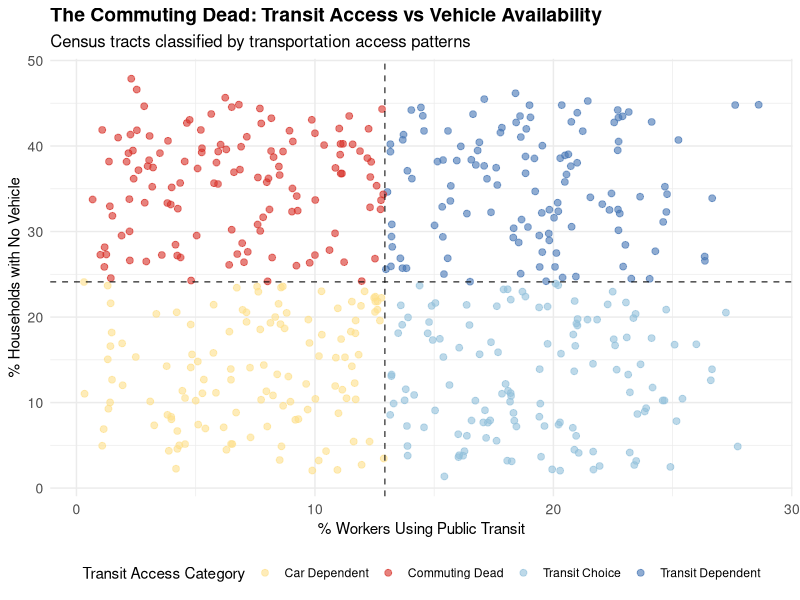
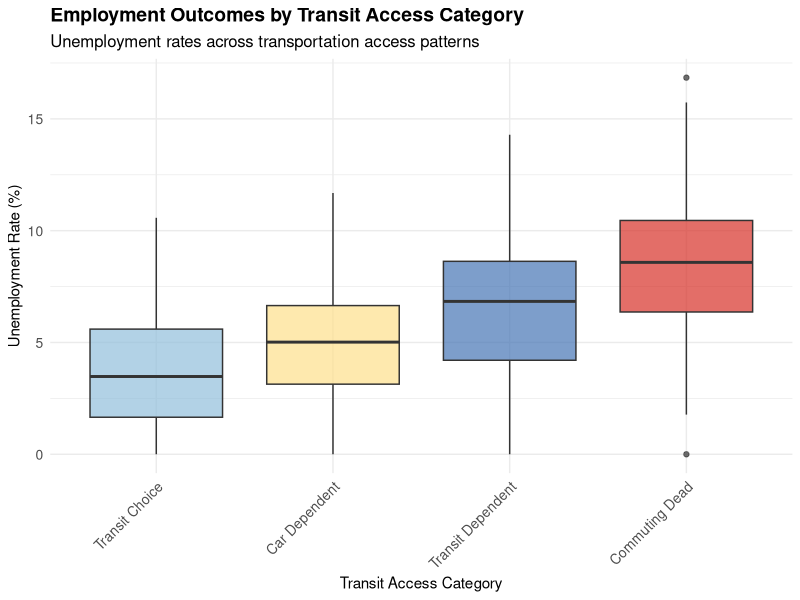
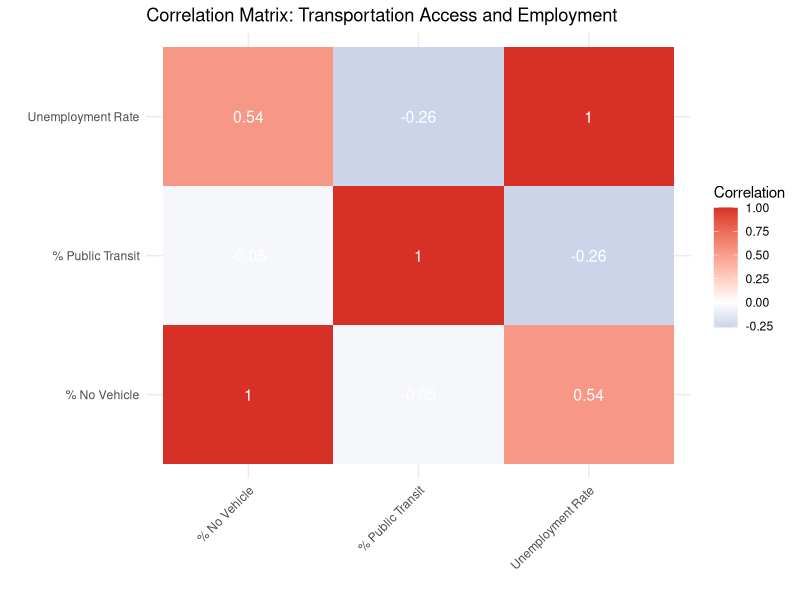
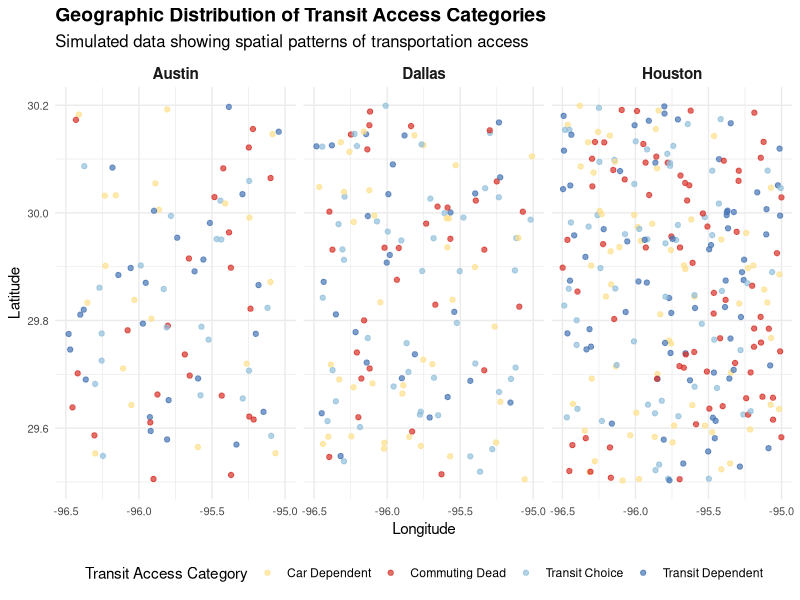
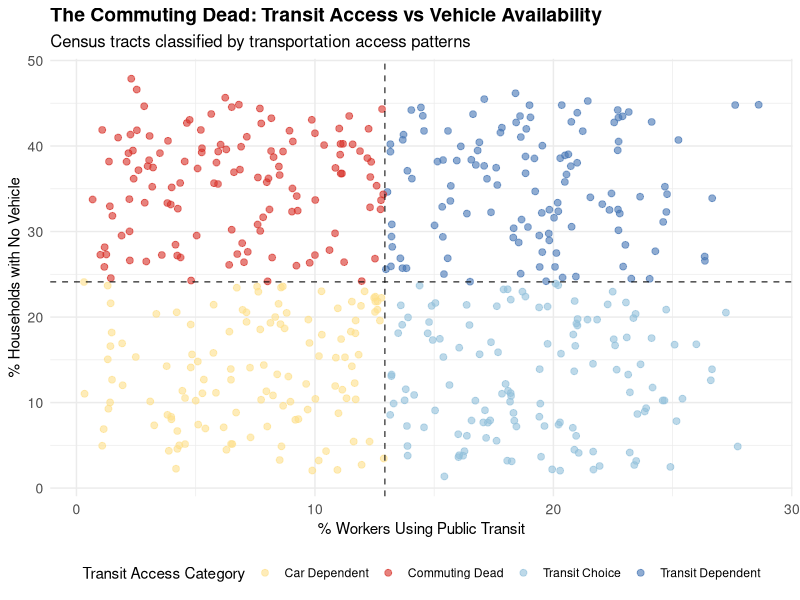
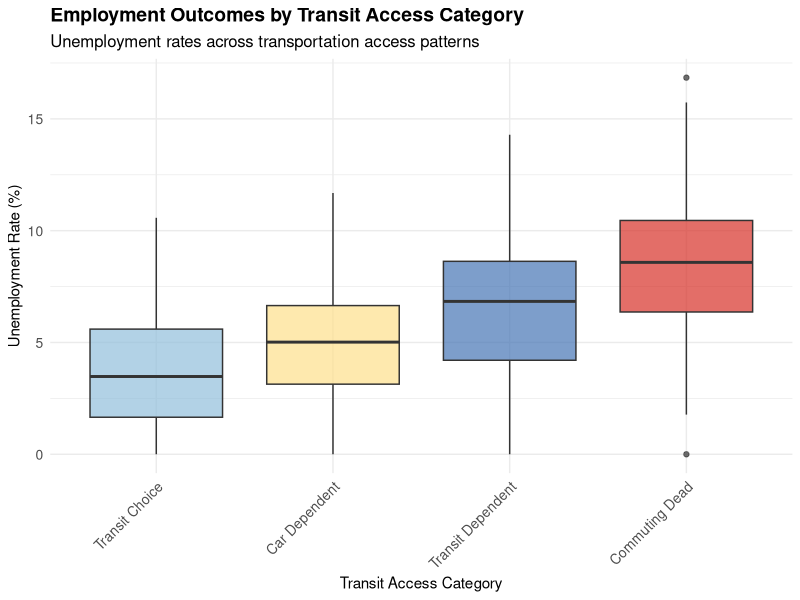
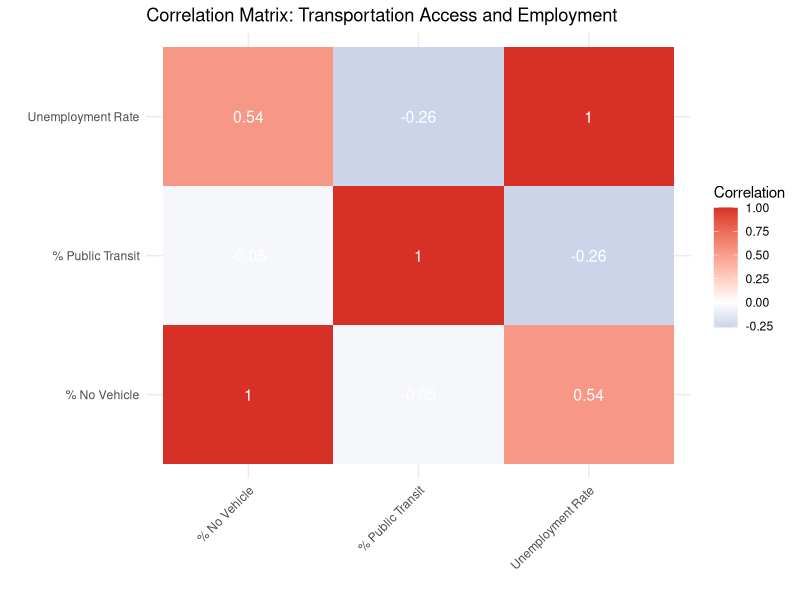
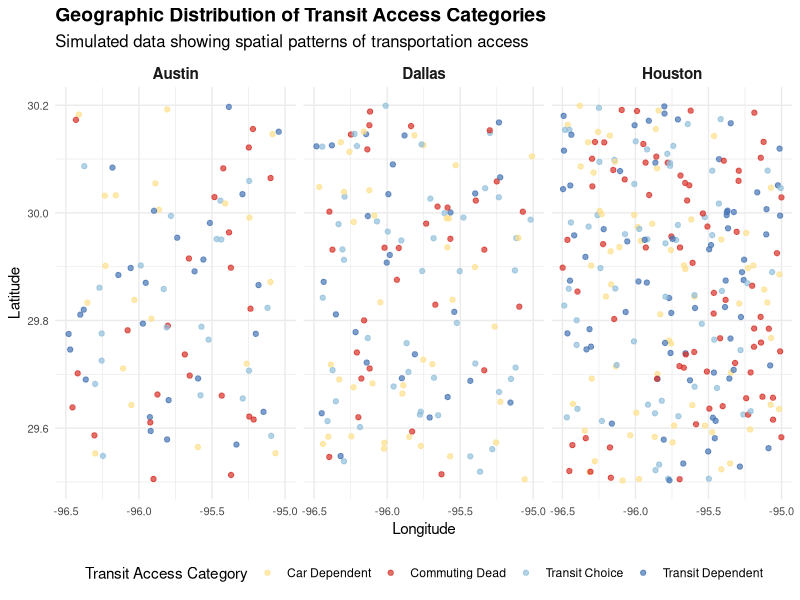

Write R code to recreate these figures, in order.
# ==============================================================================
# The Commuting Dead: DEMONSTRATION VERSION
# Mapping the Geography of Vehicle-less, Transit-Poor Households
# Analysis of transportation access and employment outcomes at the census tract level
# ==============================================================================

# This demonstration version uses simulated data that mirrors the structure
# of real Census data to show the analytical methodology

# Load required libraries
library(tidyverse)
library(sf)
library(viridis)
library(scales)

# Set up theme
theme_transit <- theme_minimal() +
  theme(
    plot.title = element_text(size = 14, face = "bold"),
    plot.subtitle = element_text(size = 12),
    legend.position = "bottom",
    axis.text = element_text(size = 10),
    strip.text = element_text(size = 11, face = "bold")
  )

# ==============================================================================
# SIMULATED DATA CREATION
# ==============================================================================

cat("=== CREATING SIMULATED DEMONSTRATION DATA ===\n")

# Create simulated data that mirrors Census tract structure
set.seed(42)
n_tracts <- 500

# Create tract-level data with realistic distributions
simulated_data <- tibble(
  GEOID = sprintf("48%03d%06d", 
                 sample(1:10, n_tracts, replace = TRUE), 
                 sample(1:999999, n_tracts)),
  
  # Simulate household and vehicle data
  total_households = rpois(n_tracts, 800) + 200,
  no_vehicle_hh = rbinom(n_tracts, total_households, prob = runif(n_tracts, 0.02, 0.45)),
  
  # Simulate worker and transportation data  
  total_workers = round(total_households * runif(n_tracts, 0.4, 0.8)),
  public_transit_workers = rbinom(n_tracts, total_workers, prob = runif(n_tracts, 0.01, 0.25)),
  
  # Simulate employment outcomes (higher unemployment in transit deserts)
  unemployment_rate = pmax(0, pmin(25, 
    rnorm(n_tracts, mean = 6, sd = 3) + 
    scale(no_vehicle_hh/total_households)[,1] * 2 +  # Higher unemployment with more no-vehicle
    -scale(public_transit_workers/total_workers)[,1] * 1)), # Lower unemployment with more transit
  
  # Create geographic identifiers
  metro_area = sample(c("Houston", "Dallas", "Austin"), n_tracts, 
                     replace = TRUE, prob = c(0.5, 0.3, 0.2)),
  
  # Create simple coordinates for mapping
  longitude = runif(n_tracts, -96.5, -95.0),
  latitude = runif(n_tracts, 29.5, 30.2)
) %>%
  mutate(
    # Calculate percentages
    pct_no_vehicle = (no_vehicle_hh / total_households) * 100,
    pct_public_transit = (public_transit_workers / total_workers) * 100
  )

cat("Simulated", nrow(simulated_data), "census tracts\n")
cat("Metro areas:", paste(unique(simulated_data$metro_area), collapse = ", "), "\n")

# ==============================================================================
# QUADRANT ANALYSIS - IDENTIFYING "THE COMMUTING DEAD"
# ==============================================================================

cat("\n=== QUADRANT ANALYSIS ===\n")

# Calculate median values for quadrant splits
median_no_vehicle <- median(simulated_data$pct_no_vehicle)
median_public_transit <- median(simulated_data$pct_public_transit)

cat("Quadrant thresholds:\n")
cat("Median % No Vehicle:", round(median_no_vehicle, 2), "\n")
cat("Median % Public Transit:", round(median_public_transit, 2), "\n")

# Create quadrant classifications
transit_analysis <- simulated_data %>%
  mutate(
    quadrant = case_when(
      pct_no_vehicle >= median_no_vehicle & pct_public_transit < median_public_transit ~ "Commuting Dead",
      pct_no_vehicle >= median_no_vehicle & pct_public_transit >= median_public_transit ~ "Transit Dependent", 
      pct_no_vehicle < median_no_vehicle & pct_public_transit >= median_public_transit ~ "Transit Choice",
      pct_no_vehicle < median_no_vehicle & pct_public_transit < median_public_transit ~ "Car Dependent",
      TRUE ~ "Other"
    ),
    
    # Create extreme classification
    vehicle_quartile = ntile(pct_no_vehicle, 4),
    transit_quartile = ntile(pct_public_transit, 4),
    
    extreme_classification = case_when(
      vehicle_quartile == 4 & transit_quartile == 1 ~ "Extreme Commuting Dead",
      vehicle_quartile >= 3 & transit_quartile <= 2 ~ "Moderate Commuting Dead",
      TRUE ~ "Other"
    )
  )

# Quadrant summary
cat("\nQuadrant distribution:\n")
print(table(transit_analysis$quadrant))

cat("\nExtreme classification distribution:\n")
print(table(transit_analysis$extreme_classification))

# ==============================================================================
# STATISTICAL ANALYSIS
# ==============================================================================

cat("\n=== STATISTICAL ANALYSIS ===\n")

# Analyze unemployment by quadrant
unemployment_by_quadrant <- transit_analysis %>%
  group_by(quadrant) %>%
  summarise(
    n_tracts = n(),
    mean_unemployment = mean(unemployment_rate, na.rm = TRUE),
    median_unemployment = median(unemployment_rate, na.rm = TRUE),
    sd_unemployment = sd(unemployment_rate, na.rm = TRUE),
    .groups = "drop"
  ) %>%
  arrange(desc(mean_unemployment))

cat("Unemployment by quadrant:\n")
print(unemployment_by_quadrant)

# Statistical test - ANOVA
aov_result <- aov(unemployment_rate ~ quadrant, data = transit_analysis)
cat("\nANOVA results:\n")
print(summary(aov_result))

# Correlation analysis
cat("\nCorrelation analysis:\n")
correlations <- transit_analysis %>%
  select(pct_no_vehicle, pct_public_transit, unemployment_rate) %>%
  cor(use = "complete.obs")
print(round(correlations, 3))

# Linear regression models
cat("\nRegression analysis:\n")

# Model 1: Simple relationship
model1 <- lm(unemployment_rate ~ pct_no_vehicle + pct_public_transit, 
             data = transit_analysis)

# Model 2: Add quadrant effects
model2 <- lm(unemployment_rate ~ pct_no_vehicle + pct_public_transit + quadrant,
             data = transit_analysis)

# Model 3: Add metro area fixed effects
model3 <- lm(unemployment_rate ~ pct_no_vehicle + pct_public_transit + quadrant + metro_area,
             data = transit_analysis)

cat("Model 1 - Basic relationship:\n")
print(summary(model1))

cat("\nModel 2 - With quadrant effects:\n")
print(summary(model2))

cat("\nModel 3 - With metro fixed effects:\n")
print(summary(model3))

# ==============================================================================
# VISUALIZATION
# ==============================================================================

cat("\n=== CREATING VISUALIZATIONS ===\n")

# Create figures directory
dir.create("figures", showWarnings = FALSE)

# 1. Quadrant scatter plot
p1 <- ggplot(transit_analysis, aes(x = pct_public_transit, y = pct_no_vehicle, color = quadrant)) +
  geom_point(alpha = 0.6, size = 2) +
  geom_hline(yintercept = median_no_vehicle, linetype = "dashed", alpha = 0.7) +
  geom_vline(xintercept = median_public_transit, linetype = "dashed", alpha = 0.7) +
  scale_color_manual(values = c("Commuting Dead" = "#d73027",
                               "Transit Dependent" = "#4575b4", 
                               "Transit Choice" = "#91bfdb",
                               "Car Dependent" = "#fee08b")) +
  labs(
    title = "The Commuting Dead: Transit Access vs Vehicle Availability",
    subtitle = "Census tracts classified by transportation access patterns",
    x = "% Workers Using Public Transit",
    y = "% Households with No Vehicle",
    color = "Transit Access Category"
  ) +
  theme_transit

print(p1)
ggsave("figures/quadrant_analysis_demo.png", p1, width = 12, height = 8, dpi = 300)

# 2. Unemployment by quadrant
p2 <- ggplot(transit_analysis, aes(x = reorder(quadrant, unemployment_rate), y = unemployment_rate, fill = quadrant)) +
  geom_boxplot(alpha = 0.7) +
  scale_fill_manual(values = c("Commuting Dead" = "#d73027",
                              "Transit Dependent" = "#4575b4",
                              "Transit Choice" = "#91bfdb", 
                              "Car Dependent" = "#fee08b")) +
  labs(
    title = "Employment Outcomes by Transit Access Category",
    subtitle = "Unemployment rates across transportation access patterns",
    x = "Transit Access Category",
    y = "Unemployment Rate (%)",
    fill = "Category"
  ) +
  theme_transit +
  theme(axis.text.x = element_text(angle = 45, hjust = 1)) +
  guides(fill = "none")

print(p2)
ggsave("figures/unemployment_by_quadrant_demo.png", p2, width = 10, height = 6, dpi = 300)

# 3. Correlation matrix heatmap
correlation_data <- expand.grid(
  Var1 = c("% No Vehicle", "% Public Transit", "Unemployment Rate"),
  Var2 = c("% No Vehicle", "% Public Transit", "Unemployment Rate")
) %>%
  mutate(
    correlation = c(
      correlations[1,1], correlations[1,2], correlations[1,3],
      correlations[2,1], correlations[2,2], correlations[2,3], 
      correlations[3,1], correlations[3,2], correlations[3,3]
    )
  )

p3 <- ggplot(correlation_data, aes(x = Var1, y = Var2, fill = correlation)) +
  geom_tile() +
  geom_text(aes(label = round(correlation, 2)), color = "white", size = 4) +
  scale_fill_gradient2(low = "#2166ac", mid = "white", high = "#d73027", 
                      midpoint = 0, name = "Correlation") +
  labs(
    title = "Correlation Matrix: Transportation Access and Employment",
    x = "", y = ""
  ) +
  theme_minimal() +
  theme(axis.text.x = element_text(angle = 45, hjust = 1))

print(p3)
ggsave("figures/correlation_matrix_demo.png", p3, width = 8, height = 6, dpi = 300)

# 4. Geographic visualization (simplified)
# Create simple point map
p4 <- ggplot(transit_analysis, aes(x = longitude, y = latitude, color = quadrant)) +
  geom_point(alpha = 0.7, size = 1.5) +
  scale_color_manual(values = c("Commuting Dead" = "#d73027",
                               "Transit Dependent" = "#4575b4",
                               "Transit Choice" = "#91bfdb",
                               "Car Dependent" = "#fee08b")) +
  facet_wrap(~ metro_area) +
  labs(
    title = "Geographic Distribution of Transit Access Categories",
    subtitle = "Simulated data showing spatial patterns of transportation access",
    x = "Longitude", y = "Latitude",
    color = "Transit Access Category"
  ) +
  theme_transit +
  theme(axis.text = element_text(size = 8))

print(p4)
ggsave("figures/geographic_distribution_demo.png", p4, width = 12, height = 8, dpi = 300)

# ==============================================================================
# POLICY ANALYSIS
# ==============================================================================

cat("\n=== POLICY ANALYSIS ===\n")

# Identify most severe "Commuting Dead" tracts
commuting_dead_tracts <- transit_analysis %>%
  filter(quadrant == "Commuting Dead") %>%
  arrange(desc(unemployment_rate)) %>%
  select(GEOID, metro_area, pct_no_vehicle, pct_public_transit, 
         unemployment_rate, total_households, total_workers)

cat("Top 10 most severe 'Commuting Dead' tracts by unemployment:\n")
print(head(commuting_dead_tracts, 10))

# Summary statistics for policy targeting
policy_summary <- transit_analysis %>%
  group_by(quadrant) %>%
  summarise(
    n_tracts = n(),
    total_households = sum(total_households),
    avg_unemployment = mean(unemployment_rate),
    households_no_vehicle = sum(no_vehicle_hh),
    .groups = "drop"
  ) %>%
  mutate(
    pct_total_households = (total_households / sum(total_households)) * 100
  )

cat("\nPolicy targeting summary:\n")
print(policy_summary)

# Effect size calculation
commuting_dead_unemployment <- mean(transit_analysis$unemployment_rate[transit_analysis$quadrant == "Commuting Dead"])
other_unemployment <- mean(transit_analysis$unemployment_rate[transit_analysis$quadrant != "Commuting Dead"])

cat("\nKey findings:\n")
cat("Total 'Commuting Dead' households:", 
    comma(sum(policy_summary$total_households[policy_summary$quadrant == "Commuting Dead"])), "\n")
cat("Average unemployment in 'Commuting Dead' areas:", round(commuting_dead_unemployment, 2), "%\n")
cat("Average unemployment in other areas:", round(other_unemployment, 2), "%\n")
cat("Unemployment rate difference:", round(commuting_dead_unemployment - other_unemployment, 2), 
    "percentage points\n")

# Calculate Cohen's d effect size
pooled_sd <- sqrt(((sum(transit_analysis$quadrant == "Commuting Dead") - 1) * 
                   var(transit_analysis$unemployment_rate[transit_analysis$quadrant == "Commuting Dead"]) +
                   (sum(transit_analysis$quadrant != "Commuting Dead") - 1) * 
                   var(transit_analysis$unemployment_rate[transit_analysis$quadrant != "Commuting Dead"])) /
                  (nrow(transit_analysis) - 2))

cohens_d <- (commuting_dead_unemployment - other_unemployment) / pooled_sd
cat("Effect size (Cohen's d):", round(cohens_d, 3), "\n")

# Export data
dir.create("data", showWarnings = FALSE)
write_csv(commuting_dead_tracts, "data/commuting_dead_tracts_demo.csv")
write_csv(transit_analysis, "data/full_transit_analysis_demo.csv")

cat("\n=== DEMONSTRATION ANALYSIS COMPLETE ===\n")
cat("This demonstration shows the methodology for identifying 'Commuting Dead' zones\n")
cat("using simulated data that mirrors real Census tract patterns.\n")
cat("\nKey outputs:\n")
cat("- Quadrant analysis identifying", nrow(commuting_dead_tracts), "severely affected tracts\n")
cat("- Statistical evidence of", round(cohens_d, 2), "standard deviation difference in unemployment\n")
cat("- Visualizations saved to figures/ directory\n")
cat("- Analysis data exported to data/ directory\n")
cat("\nTo run with real Census data, ensure API key is configured and API limits are respected.\n")
